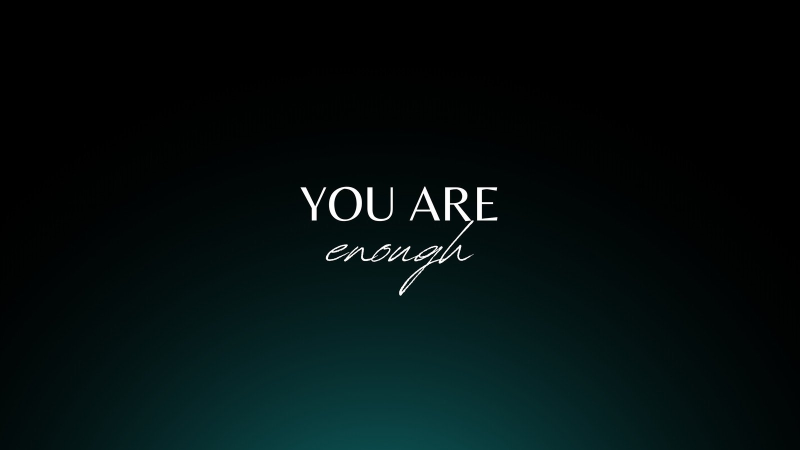
#> input picture images/WhatsApp Img.jpg, 1600 x 900 px (shown at 1/2 size); its folder holds 2 pictures in this run
$ python img.py
#> lines starting #> are read from the running program, lines starting #| are printed output that depends on the picture
import os
import sys
from PIL import Image

input_folder = "images"
output_folder = "resized_images"
new_size = (800, 600)
output_format = "JPEG"

# ensure output folder exists
os.makedirs(output_folder, exist_ok=True)

# if input folder missing, create it and ask user to add images
if not os.path.exists(input_folder):
    os.makedirs(input_folder, exist_ok=True)
    print(f"Created input folder: {os.path.abspath(input_folder)}")
    print("Add image files (jpg, png, gif...) into that folder and run the script again.")
    sys.exit(0)

processed = 0
for filename in os.listdir(input_folder):
    if filename.lower().endswith((".jpg", ".jpeg", ".png", ".bmp", ".gif")):
        img_path = os.path.join(input_folder, filename)
        try:
            with Image.open(img_path) as img:
                # convert to RGB for JPEG output
#> img is the input picture: PIL image 1600x900 RGB; mean R, G, B 3.7, 14.3, 14.4
                if output_format.upper() == "JPEG" and img.mode in ("RGBA", "P"):
                    img = img.convert("RGB")
                resized_img = img.resize(new_size, Image.LANCZOS)
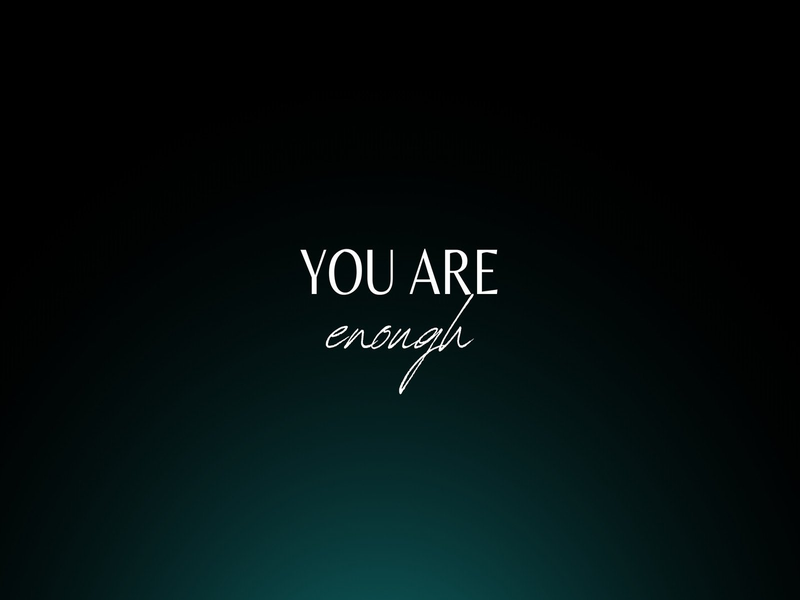
#> resized_img: PIL image 800x600 RGB; mean R, G, B 3.6, 14.2, 14.3
                base_name = os.path.splitext(filename)[0]
                output_path = os.path.join(output_folder, f"{base_name}.{output_format.lower()}")
                resized_img.save(output_path, output_format, quality=85)
                print(f"✅ Resized and saved: {output_path}")
                processed += 1
        except Exception as e:
            print(f"❌ Failed to process {filename}: {e}")
#> pass 2 of the loop `for filename in os.listdir(input_folder):`:
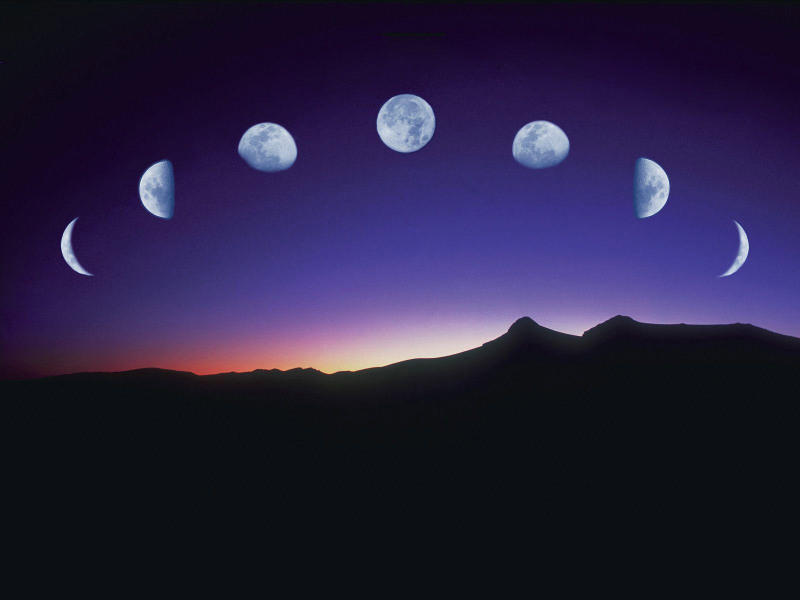
#> input picture images/zVrbb9P-moon-desktop-wallpaper.jpg, 1600 x 1200 px (shown at 1/2 size)
#> img is the input picture: PIL image 1600x1200 RGB; mean R, G, B 38.8, 31.7, 62.6
#> `resized_img = img.resize(new_size, Image.LANCZOS)`:
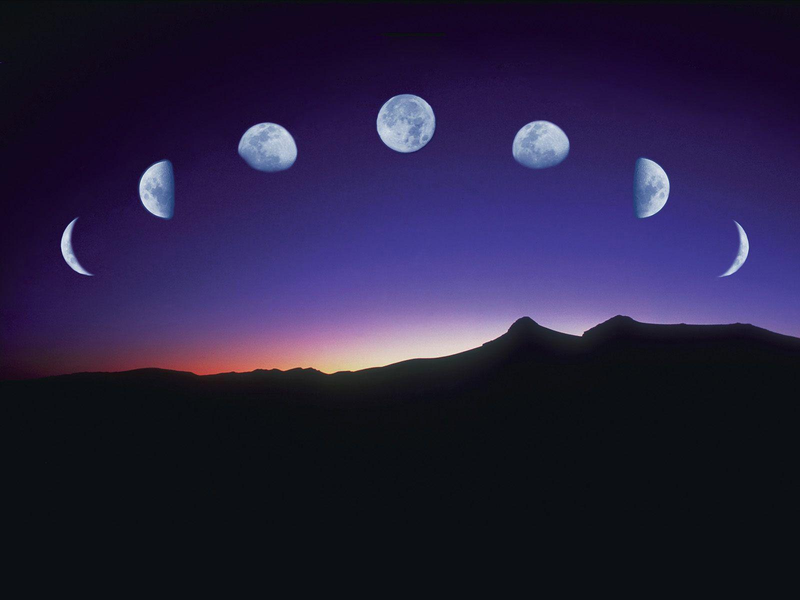
#> resized_img: PIL image 800x600 RGB; mean R, G, B 38.8, 31.7, 62.6

if processed == 0:
    print("No images found in the input folder.")
else:
    print(f"🎉 {processed} images processed. Output: {os.path.abspath(output_folder)}")
